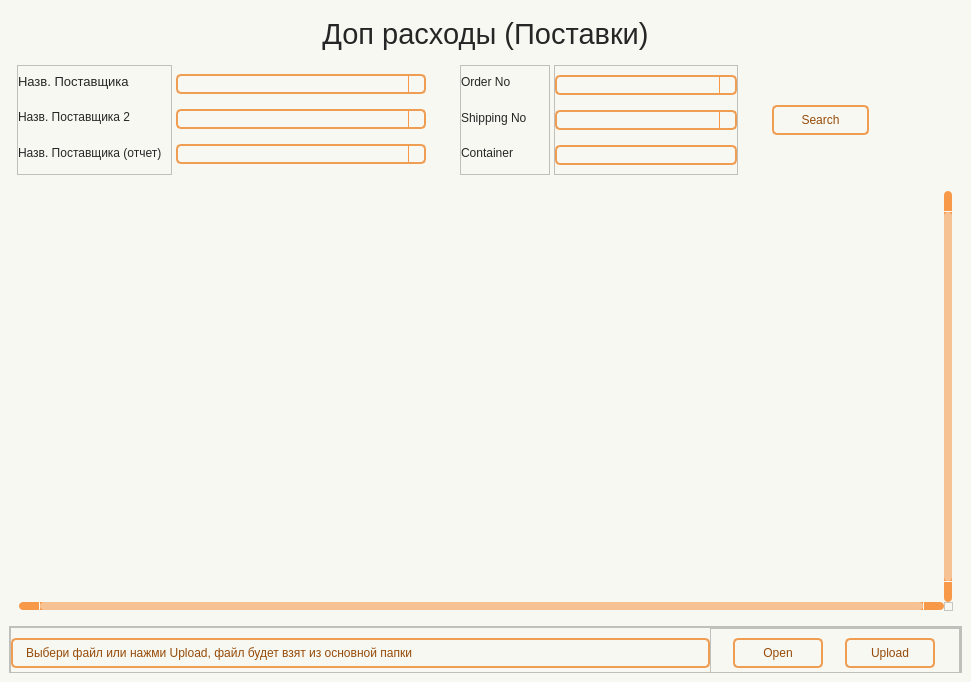
<?xml version="1.0" encoding="UTF-8"?>
<ui version="4.0">
 <class>Form</class>
 <widget class="QWidget" name="Form">
  <property name="geometry">
   <rect>
    <x>0</x>
    <y>0</y>
    <width>971</width>
    <height>682</height>
   </rect>
  </property>
  <property name="minimumSize">
   <size>
    <width>930</width>
    <height>650</height>
   </size>
  </property>
  <property name="font">
   <font>
    <family>Tahoma</family>
    <pointsize>8</pointsize>
   </font>
  </property>
  <property name="contextMenuPolicy">
   <enum>Qt::ContextMenuPolicy::NoContextMenu</enum>
  </property>
  <property name="windowTitle">
   <string>Form</string>
  </property>
  <property name="styleSheet">
   <string notr="true">QWidget{
	background-color: #f8f8f2;
}

#Title_label.QLabel {
color: #262626;
font: 22pt &quot;Tahoma&quot;;
}

QLabel {
color: #262626;
font: 10pt &quot;Tahoma&quot;;
}

QPushButton {
	border: 2px solid #f09d54;
	border-radius: 5px;
	background-color: #f8f8f2;
	color: #964b09;
	font: 10pt &quot;Tahoma&quot;;
}

QPushButton:hover {
	background-color: #f28223;
	color: #ffffff;
}

QPushButton:pressed {
	background-color: #f28223;
	border: 2px solid #f28223;
	color: #ffffff;
}


QTableWidget {	
	background-color: #f8f8f2;
	padding: 10px;
	border-radius: 5px;
	gridline-color: #f8994a;
    outline: none;
	color: #262626;
}
QTableWidget::item{
	border-color: #f8994a;
	padding-left: 5px;
	padding-right: 5px;
	gridline-color: #f8994a;
	color: #262626;
}
QTableWidget::item:selected{
	background-color: #f6c294;
    color: #262626;
}
QHeaderView::section{
	background-color: #f8f8f2;
	max-width: 30px;
	border: none;
	border-style: none;
}
QTableWidget::horizontalHeader {	
	background-color: #f8994a;
}
QHeaderView::section:horizontal {
    border: 1px solid #f8994a;
	background-color: #ffd4af;
	padding: 3px;
	border-top-left-radius: 7px;
    border-top-right-radius: 7px;
    color: #262626;
}
QHeaderView::section:vertical {
    border: 1px solid #f8994a;
	color: #262626;
}

QLineEdit {
	background-color: #f8f8f2;
	border-radius: 5px;
	border: 2px solid #f09d54;
	padding-left: 10px;
	selection-color: rgb(255, 255, 255);
	selection-background-color: #f28223;
    color: #262626;
}
QLineEdit:hover {
	border: 2px solid #f28223;
}
QLineEdit:focus {
	border: 2px solid #f28223;
}

QComboBox {
	background-color: #f8f8f2;
	border-radius: 5px;
	border: 2px solid #f09d54;
	padding-left: 10px;
	selection-color: #f28223;
	selection-background-color: #f28223;
    color: #262626;
	font: 10pt &quot;Tahoma&quot;;
}
QComboBox:hover {
	border: 2px solid #f28223;
	
}
QComboBox:focus {
	border: 2px solid #f28223;
}

QComboBox QAbstractItemView::item {
	color: #262626;
}
QComboBox QAbstractItemView::item::selected {
	background-color: #f09d54;
	color: #ffffff;
}

QComboBox::down-arrow {
	
	image: url(:/icon/icon/chevron-down — копия — копия.svg);
}
QComboBox::drop-down {
    subcontrol-origin: padding;
    subcontrol-position: top right;
    width: 15px;
    border-left-width: 1px;
    border-left-color: #f8994a;
    border-left-style: solid; /* just a single line */
    border-top-right-radius: 3px; /* same radius as the QComboBox */
    border-bottom-right-radius: 3px;
	color: #262626;
}

QScrollBar:horizontal {
    border: none;
    background: #f8994a;
    height: 8px;
    margin: 0px 21px 0 21px;
	border-radius: 0px;
}
QScrollBar::handle:horizontal {
    background: #f6c294;
    min-width: 25px;
	border-radius: 4px
}
QScrollBar::add-line:horizontal {
    border: none;
    background: #f8994a;
    width: 20px;
	border-top-right-radius: 4px;
    border-bottom-right-radius: 4px;
    subcontrol-position: right;
    subcontrol-origin: margin;
}
QScrollBar::sub-line:horizontal {
    border: none;
    background: #f8994a;
    width: 20px;
	border-top-left-radius: 4px;
    border-bottom-left-radius: 4px;
    subcontrol-position: left;
    subcontrol-origin: margin;
}
QScrollBar::up-arrow:horizontal, QScrollBar::down-arrow:horizontal
{
     background: none;
}
QScrollBar::add-page:horizontal, QScrollBar::sub-page:horizontal
{
     background: none;
}
 QScrollBar:vertical {
	border: none;
    background-color: #f8994a;
    width: 8px;
    margin: 21px 0 21px 0;
	border-radius: 0px;
 }
 QScrollBar::handle:vertical {	
	background: #f6c294;
    min-height: 25px;
	border-radius: 4px
 }
 QScrollBar::add-line:vertical {
     border: none;
    background: #f8994a;
     height: 20px;
	border-bottom-left-radius: 4px;
    border-bottom-right-radius: 4px;
     subcontrol-position: bottom;
     subcontrol-origin: margin;
 }
 QScrollBar::sub-line:vertical {
	border: none;
    background: #f8994a;
     height: 20px;
	border-top-left-radius: 4px;
    border-top-right-radius: 4px;
     subcontrol-position: top;
     subcontrol-origin: margin;
 }
 QScrollBar::up-arrow:vertical, QScrollBar::down-arrow:vertical {
     background: none;
 }

 QScrollBar::add-page:vertical, QScrollBar::sub-page:vertical {
     background: none;
 }</string>
  </property>
  <layout class="QHBoxLayout" name="horizontalLayout">
   <property name="leftMargin">
    <number>0</number>
   </property>
   <property name="topMargin">
    <number>0</number>
   </property>
   <property name="rightMargin">
    <number>0</number>
   </property>
   <property name="bottomMargin">
    <number>0</number>
   </property>
   <item>
    <widget class="QWidget" name="widget" native="true">
     <property name="font">
      <font>
       <family>Tahoma</family>
      </font>
     </property>
     <layout class="QVBoxLayout" name="verticalLayout_6">
      <item>
       <widget class="QLabel" name="Title_label">
        <property name="minimumSize">
         <size>
          <width>0</width>
          <height>50</height>
         </size>
        </property>
        <property name="font">
         <font>
          <family>Tahoma</family>
          <pointsize>22</pointsize>
          <italic>false</italic>
          <bold>false</bold>
         </font>
        </property>
        <property name="layoutDirection">
         <enum>Qt::LayoutDirection::LeftToRight</enum>
        </property>
        <property name="text">
         <string>Доп расходы (Поставки)</string>
        </property>
        <property name="alignment">
         <set>Qt::AlignmentFlag::AlignCenter</set>
        </property>
       </widget>
      </item>
      <item>
       <widget class="QFrame" name="frame_Search">
        <property name="minimumSize">
         <size>
          <width>0</width>
          <height>110</height>
         </size>
        </property>
        <property name="maximumSize">
         <size>
          <width>16777215</width>
          <height>155</height>
         </size>
        </property>
        <layout class="QHBoxLayout" name="horizontalLayout_5">
         <property name="spacing">
          <number>4</number>
         </property>
         <property name="leftMargin">
          <number>8</number>
         </property>
         <property name="topMargin">
          <number>0</number>
         </property>
         <property name="rightMargin">
          <number>0</number>
         </property>
         <property name="bottomMargin">
          <number>0</number>
         </property>
         <item>
          <widget class="QFrame" name="frame">
           <property name="minimumSize">
            <size>
             <width>60</width>
             <height>0</height>
            </size>
           </property>
           <property name="maximumSize">
            <size>
             <width>170</width>
             <height>16777215</height>
            </size>
           </property>
           <property name="font">
            <font>
             <family>Tahoma</family>
            </font>
           </property>
           <property name="frameShape">
            <enum>QFrame::Shape::StyledPanel</enum>
           </property>
           <property name="frameShadow">
            <enum>QFrame::Shadow::Raised</enum>
           </property>
           <layout class="QVBoxLayout" name="verticalLayout_2">
            <property name="leftMargin">
             <number>0</number>
            </property>
            <property name="topMargin">
             <number>0</number>
            </property>
            <property name="rightMargin">
             <number>9</number>
            </property>
            <property name="bottomMargin">
             <number>6</number>
            </property>
            <item>
             <widget class="QLabel" name="label_3">
              <property name="font">
               <font>
                <family>Tahoma</family>
                <pointsize>10</pointsize>
                <italic>false</italic>
                <bold>false</bold>
               </font>
              </property>
              <property name="styleSheet">
               <string notr="true"/>
              </property>
              <property name="text">
               <string>Назв. Поставщика</string>
              </property>
             </widget>
            </item>
            <item>
             <widget class="QLabel" name="label">
              <property name="text">
               <string>Назв. Поставщика 2</string>
              </property>
             </widget>
            </item>
            <item>
             <widget class="QLabel" name="label_4">
              <property name="text">
               <string>Назв. Поставщика (отчет)</string>
              </property>
             </widget>
            </item>
           </layout>
          </widget>
         </item>
         <item>
          <widget class="QFrame" name="frame_2">
           <property name="minimumSize">
            <size>
             <width>250</width>
             <height>0</height>
            </size>
           </property>
           <property name="maximumSize">
            <size>
             <width>300</width>
             <height>16777215</height>
            </size>
           </property>
           <layout class="QVBoxLayout" name="verticalLayout_3">
            <property name="spacing">
             <number>6</number>
            </property>
            <property name="leftMargin">
             <number>0</number>
            </property>
            <property name="topMargin">
             <number>0</number>
            </property>
            <property name="rightMargin">
             <number>0</number>
            </property>
            <property name="bottomMargin">
             <number>0</number>
            </property>
            <item>
             <widget class="QComboBox" name="line_Suppl1"/>
            </item>
            <item>
             <widget class="QComboBox" name="line_Suppl2"/>
            </item>
            <item>
             <widget class="QComboBox" name="line_SupplRep"/>
            </item>
           </layout>
          </widget>
         </item>
         <item>
          <spacer name="horizontalSpacer_2">
           <property name="orientation">
            <enum>Qt::Orientation::Horizontal</enum>
           </property>
           <property name="sizeType">
            <enum>QSizePolicy::Policy::Fixed</enum>
           </property>
           <property name="sizeHint" stdset="0">
            <size>
             <width>30</width>
             <height>20</height>
            </size>
           </property>
          </spacer>
         </item>
         <item>
          <widget class="QFrame" name="frame_7">
           <property name="minimumSize">
            <size>
             <width>90</width>
             <height>0</height>
            </size>
           </property>
           <property name="maximumSize">
            <size>
             <width>90</width>
             <height>16777215</height>
            </size>
           </property>
           <property name="frameShape">
            <enum>QFrame::Shape::StyledPanel</enum>
           </property>
           <property name="frameShadow">
            <enum>QFrame::Shadow::Raised</enum>
           </property>
           <layout class="QVBoxLayout" name="verticalLayout_7">
            <property name="leftMargin">
             <number>0</number>
            </property>
            <property name="topMargin">
             <number>1</number>
            </property>
            <property name="bottomMargin">
             <number>6</number>
            </property>
            <item>
             <widget class="QLabel" name="label_2">
              <property name="text">
               <string>Order No</string>
              </property>
             </widget>
            </item>
            <item>
             <widget class="QLabel" name="label_5">
              <property name="text">
               <string>Shipping No</string>
              </property>
             </widget>
            </item>
            <item>
             <widget class="QLabel" name="label_6">
              <property name="text">
               <string>Container</string>
              </property>
             </widget>
            </item>
           </layout>
          </widget>
         </item>
         <item>
          <widget class="QFrame" name="frame_8">
           <property name="frameShape">
            <enum>QFrame::Shape::StyledPanel</enum>
           </property>
           <property name="frameShadow">
            <enum>QFrame::Shadow::Raised</enum>
           </property>
           <layout class="QVBoxLayout" name="verticalLayout_8">
            <property name="leftMargin">
             <number>0</number>
            </property>
            <property name="topMargin">
             <number>0</number>
            </property>
            <property name="rightMargin">
             <number>0</number>
            </property>
            <property name="bottomMargin">
             <number>0</number>
            </property>
            <item>
             <widget class="QComboBox" name="line_Order"/>
            </item>
            <item>
             <widget class="QComboBox" name="line_Shipp"/>
            </item>
            <item>
             <widget class="QLineEdit" name="line_Container"/>
            </item>
           </layout>
          </widget>
         </item>
         <item>
          <spacer name="horizontalSpacer">
           <property name="orientation">
            <enum>Qt::Orientation::Horizontal</enum>
           </property>
           <property name="sizeType">
            <enum>QSizePolicy::Policy::Fixed</enum>
           </property>
           <property name="sizeHint" stdset="0">
            <size>
             <width>30</width>
             <height>20</height>
            </size>
           </property>
          </spacer>
         </item>
         <item>
          <widget class="QFrame" name="frame_3">
           <property name="minimumSize">
            <size>
             <width>100</width>
             <height>0</height>
            </size>
           </property>
           <property name="maximumSize">
            <size>
             <width>100</width>
             <height>16777215</height>
            </size>
           </property>
           <layout class="QVBoxLayout" name="verticalLayout_4">
            <property name="leftMargin">
             <number>0</number>
            </property>
            <property name="topMargin">
             <number>9</number>
            </property>
            <property name="rightMargin">
             <number>0</number>
            </property>
            <item>
             <widget class="QPushButton" name="btn_find">
              <property name="minimumSize">
               <size>
                <width>97</width>
                <height>30</height>
               </size>
              </property>
              <property name="maximumSize">
               <size>
                <width>93</width>
                <height>16777215</height>
               </size>
              </property>
              <property name="text">
               <string>Search</string>
              </property>
              <property name="icon">
               <iconset resource="../resource.qrc">
                <normaloff>:/icon/icon/search — копия — копия.svg</normaloff>:/icon/icon/search — копия — копия.svg</iconset>
              </property>
             </widget>
            </item>
           </layout>
          </widget>
         </item>
         <item>
          <spacer name="horizontalSpacer_3">
           <property name="orientation">
            <enum>Qt::Orientation::Horizontal</enum>
           </property>
           <property name="sizeType">
            <enum>QSizePolicy::Policy::Fixed</enum>
           </property>
           <property name="sizeHint" stdset="0">
            <size>
             <width>90</width>
             <height>20</height>
            </size>
           </property>
          </spacer>
         </item>
        </layout>
       </widget>
      </item>
      <item>
       <widget class="QTableWidget" name="table">
        <property name="minimumSize">
         <size>
          <width>0</width>
          <height>0</height>
         </size>
        </property>
        <property name="font">
         <font>
          <family>Tahoma</family>
          <pointsize>10</pointsize>
          <italic>false</italic>
          <bold>false</bold>
         </font>
        </property>
        <property name="verticalScrollBarPolicy">
         <enum>Qt::ScrollBarPolicy::ScrollBarAlwaysOn</enum>
        </property>
        <property name="horizontalScrollBarPolicy">
         <enum>Qt::ScrollBarPolicy::ScrollBarAlwaysOn</enum>
        </property>
        <property name="sizeAdjustPolicy">
         <enum>QAbstractScrollArea::SizeAdjustPolicy::AdjustToContents</enum>
        </property>
        <property name="selectionMode">
         <enum>QAbstractItemView::SelectionMode::SingleSelection</enum>
        </property>
        <property name="textElideMode">
         <enum>Qt::TextElideMode::ElideMiddle</enum>
        </property>
        <property name="sortingEnabled">
         <bool>true</bool>
        </property>
        <property name="wordWrap">
         <bool>true</bool>
        </property>
        <property name="columnCount">
         <number>0</number>
        </property>
        <attribute name="horizontalHeaderCascadingSectionResizes">
         <bool>true</bool>
        </attribute>
        <attribute name="horizontalHeaderMinimumSectionSize">
         <number>55</number>
        </attribute>
        <attribute name="horizontalHeaderShowSortIndicator" stdset="0">
         <bool>true</bool>
        </attribute>
        <attribute name="horizontalHeaderStretchLastSection">
         <bool>true</bool>
        </attribute>
        <attribute name="verticalHeaderVisible">
         <bool>false</bool>
        </attribute>
        <attribute name="verticalHeaderCascadingSectionResizes">
         <bool>true</bool>
        </attribute>
        <attribute name="verticalHeaderDefaultSectionSize">
         <number>25</number>
        </attribute>
        <attribute name="verticalHeaderHighlightSections">
         <bool>false</bool>
        </attribute>
       </widget>
      </item>
      <item>
       <widget class="QFrame" name="frame_Update">
        <property name="frameShape">
         <enum>QFrame::Shape::StyledPanel</enum>
        </property>
        <property name="frameShadow">
         <enum>QFrame::Shadow::Raised</enum>
        </property>
        <layout class="QVBoxLayout" name="verticalLayout">
         <property name="spacing">
          <number>0</number>
         </property>
         <property name="leftMargin">
          <number>0</number>
         </property>
         <property name="topMargin">
          <number>0</number>
         </property>
         <property name="rightMargin">
          <number>0</number>
         </property>
         <property name="bottomMargin">
          <number>0</number>
         </property>
         <item>
          <widget class="QFrame" name="frame_suppl_file">
           <property name="minimumSize">
            <size>
             <width>0</width>
             <height>45</height>
            </size>
           </property>
           <property name="maximumSize">
            <size>
             <width>16777215</width>
             <height>45</height>
            </size>
           </property>
           <property name="frameShape">
            <enum>QFrame::Shape::StyledPanel</enum>
           </property>
           <property name="frameShadow">
            <enum>QFrame::Shadow::Raised</enum>
           </property>
           <layout class="QHBoxLayout" name="horizontalLayout_4">
            <property name="spacing">
             <number>0</number>
            </property>
            <property name="leftMargin">
             <number>0</number>
            </property>
            <property name="topMargin">
             <number>0</number>
            </property>
            <property name="rightMargin">
             <number>0</number>
            </property>
            <property name="bottomMargin">
             <number>0</number>
            </property>
            <item>
             <widget class="QFrame" name="frame_4">
              <property name="minimumSize">
               <size>
                <width>0</width>
                <height>50</height>
               </size>
              </property>
              <property name="frameShadow">
               <enum>QFrame::Shadow::Raised</enum>
              </property>
              <layout class="QVBoxLayout" name="verticalLayout_5">
               <property name="spacing">
                <number>0</number>
               </property>
               <property name="leftMargin">
                <number>0</number>
               </property>
               <property name="topMargin">
                <number>0</number>
               </property>
               <property name="rightMargin">
                <number>0</number>
               </property>
               <property name="bottomMargin">
                <number>0</number>
               </property>
               <item>
                <widget class="QLabel" name="label_Supplier_File">
                 <property name="minimumSize">
                  <size>
                   <width>0</width>
                   <height>30</height>
                  </size>
                 </property>
                 <property name="maximumSize">
                  <size>
                   <width>16777215</width>
                   <height>30</height>
                  </size>
                 </property>
                 <property name="styleSheet">
                  <string notr="true">QLabel {
	background-color: #f8f8f2;
	border-radius: 5px;
	border: 2px solid #f09d54;
	padding-left: 10px;
	color: #964b09;
	font: 10pt &quot;Tahoma&quot;;
}
</string>
                 </property>
                 <property name="text">
                  <string>Выбери файл или нажми Upload, файл будет взят из основной папки</string>
                 </property>
                </widget>
               </item>
              </layout>
             </widget>
            </item>
            <item>
             <widget class="QFrame" name="frame_5">
              <property name="minimumSize">
               <size>
                <width>120</width>
                <height>50</height>
               </size>
              </property>
              <property name="maximumSize">
               <size>
                <width>250</width>
                <height>16777215</height>
               </size>
              </property>
              <property name="frameShape">
               <enum>QFrame::Shape::StyledPanel</enum>
              </property>
              <property name="frameShadow">
               <enum>QFrame::Shadow::Raised</enum>
              </property>
              <layout class="QHBoxLayout" name="horizontalLayout_3">
               <property name="spacing">
                <number>0</number>
               </property>
               <property name="leftMargin">
                <number>0</number>
               </property>
               <property name="topMargin">
                <number>0</number>
               </property>
               <property name="rightMargin">
                <number>0</number>
               </property>
               <property name="bottomMargin">
                <number>0</number>
               </property>
               <item>
                <widget class="QPushButton" name="btn_open_file">
                 <property name="minimumSize">
                  <size>
                   <width>90</width>
                   <height>30</height>
                  </size>
                 </property>
                 <property name="maximumSize">
                  <size>
                   <width>90</width>
                   <height>16777215</height>
                  </size>
                 </property>
                 <property name="text">
                  <string>Open</string>
                 </property>
                 <property name="icon">
                  <iconset resource="../resource.qrc">
                   <normaloff>:/icon/icon/folder — копия — копия.svg</normaloff>:/icon/icon/folder — копия — копия.svg</iconset>
                 </property>
                </widget>
               </item>
               <item>
                <widget class="QPushButton" name="btn_upload_file">
                 <property name="minimumSize">
                  <size>
                   <width>90</width>
                   <height>30</height>
                  </size>
                 </property>
                 <property name="maximumSize">
                  <size>
                   <width>90</width>
                   <height>16777215</height>
                  </size>
                 </property>
                 <property name="text">
                  <string>Upload</string>
                 </property>
                 <property name="icon">
                  <iconset resource="../resource.qrc">
                   <normaloff>:/icon/icon/upload — копия — копия.svg</normaloff>:/icon/icon/upload — копия — копия.svg</iconset>
                 </property>
                </widget>
               </item>
              </layout>
             </widget>
            </item>
           </layout>
          </widget>
         </item>
        </layout>
       </widget>
      </item>
     </layout>
    </widget>
   </item>
  </layout>
 </widget>
 <resources>
  <include location="../resource.qrc"/>
 </resources>
 <connections/>
</ui>
